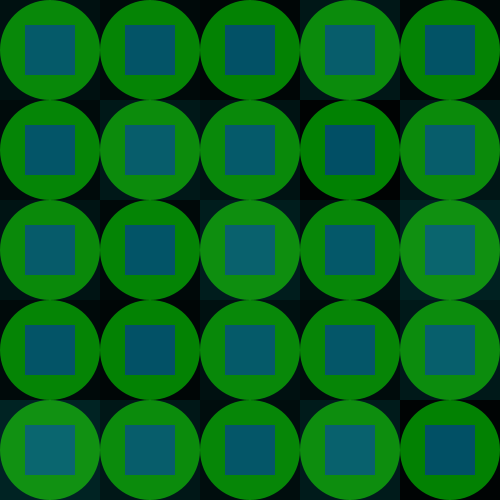
Frame 1 (no input)
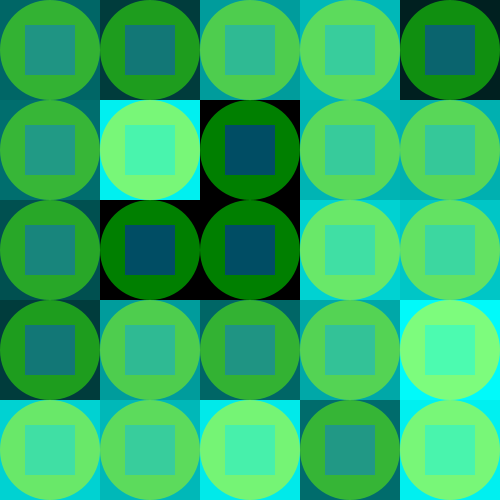
Frame 60 (the mouse pressed at the canvas centre just before this capture)
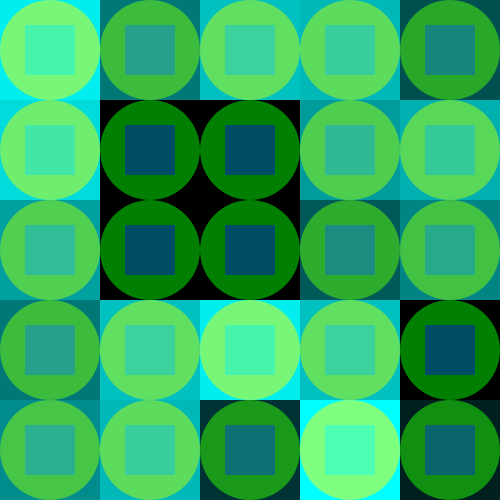
Frame 120 (the mouse held since frame 60 and released just before this capture)

The Processing sketch that drew these frames (run headless with seeded random() and noise(); from frame 60 on, the mouse is pressed at the canvas centre):

// Processing sketch: processing_166823
// ── processing_166823.pde

float[][] eColor = new float[5][5];
float[][] speed = {{1.7, 1.0, 0.6, 2.3, 0.8}
                     ,
                     {1.1, 2.4, 1.9, 0.3, 2.2}
                     ,
                     {2.0, 0.9, 2.9, 1.5, 3.3}
                     ,
                     {1.0, 0.6, 1.7, 1.2, 2.5}
                     ,
                     {3.5, 2.3, 1.3, 2.7, 0.4}};

void setup(){
  size(500, 500);
  background(255);
  smooth();
  noStroke();
  frameRate(60);
  fill(0);
}

void draw(){
  background(255);
  
  for(int y = 0; y < 5; y ++){
    for(int x = 0; x < 5; x ++){
      
      eColor[y][x] += speed[y][x]*10;
      
      if(eColor[y][x] > 255 || eColor[y][x] < 0){
        speed[y][x] = -speed[y][x];
      }
      
      fill(0, eColor[y][x], eColor[y][x]);
      rect(x*100, y*100, 100, 100);
      
      fill(eColor[y][x], 255, 0, 127);
      ellipse(x*100+50, y*100+50, 100, 100);
      
      fill(0, eColor[y][x], 255, 100);
      rect(x*100+25, y*100+25, 50, 50);
      
      
    }
  }
}
